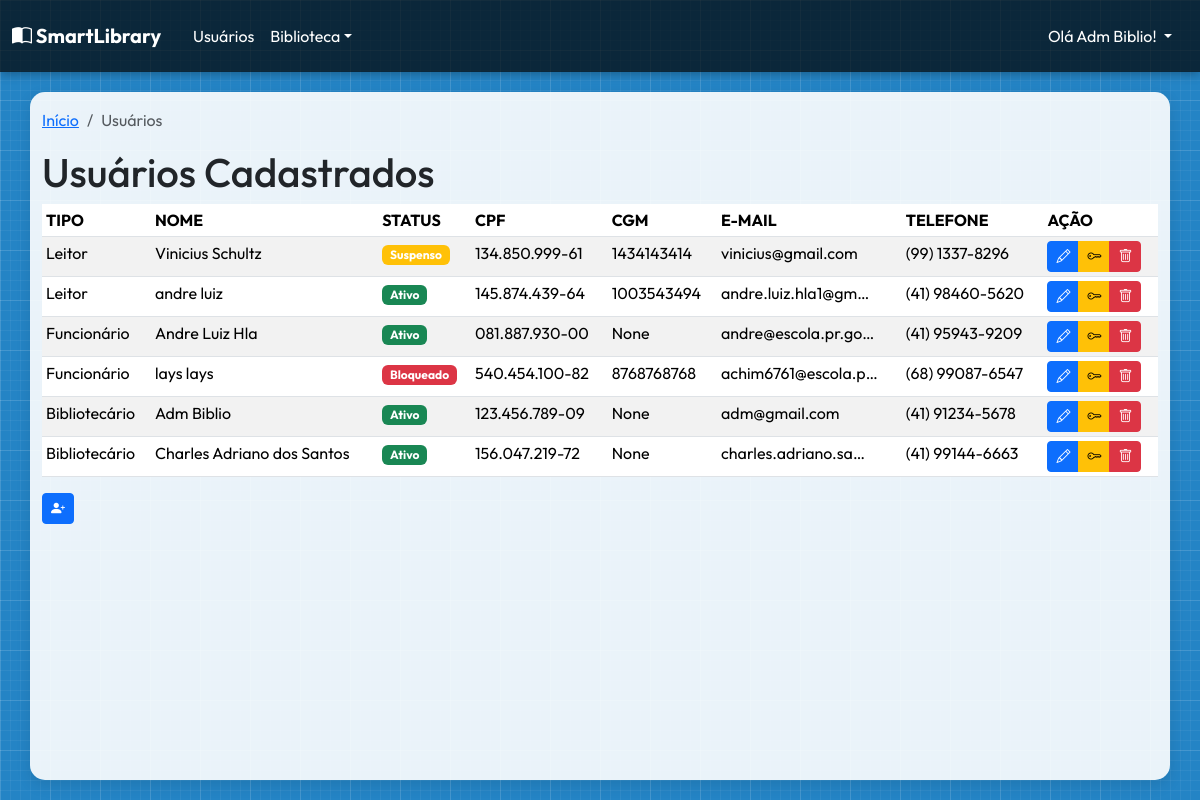
Page /user/ (signed in) on the committed database.
### user/models.py (models this page shows, shortened)
class User(AbstractUser):
    LEITOR = 0
    FUNCIONARIO = 1
    BIBLIOTECARIO = 2
    STATUS_ATIVO = 0
    STATUS_BLOQUEADO = 1
    STATUS_SUSPENSO = 2
    USERS_TYPES_LIST = [
        (LEITOR, "Leitor"),
        (FUNCIONARIO, "Funcionário"),
        (BIBLIOTECARIO, "Bibliotecário"),
    ]
    STATUS_CHOICES = [
        (STATUS_ATIVO, "Ativo"),
        (STATUS_BLOQUEADO, "Bloqueado"),
        (STATUS_SUSPENSO, "Suspenso"),
    ]
    type_user = models.PositiveSmallIntegerField(
        choices=USERS_TYPES_LIST, default=LEITOR, verbose_name="Tipo de Usuário"
    )
    status = models.PositiveSmallIntegerField(
        choices=STATUS_CHOICES, default=STATUS_ATIVO, verbose_name="Status"
    )
    last_modified_by = models.ForeignKey(
        "self",
        on_delete=models.SET_NULL,
        null=True,
        blank=True,
        related_name="modifier",
    )
    username = models.CharField(
        max_length=150,
        unique=True,
        verbose_name="Nome Completo",
        validators=[validate_name],
        help_text="Digite seu nome e sobrenome com letra maiúscula no começo",
    )
    cpf = models.CharField(
        max_length=11,
        unique=True,
        verbose_name="CPF",
        validators=[MinLengthValidator(11), validate_cpf],
        help_text="Não use pontos nem traços",
    )
    phone = models.CharField(
        max_length=11,
        verbose_name="Telefone",
        validators=[MinLengthValidator(10), validate_phone],
        help_text="Digite seu número de celular ou telefone fixo, adicione também seu DDD.",
    )
    cgm = models.CharField(
        max_length=10,
        blank=True,
        null=True,
        unique=True,
        verbose_name="CGM",
        validators=[validate_cgm],
        help_text="Código Geral de Matrícula (10 dígitos)",
    )
    USERNAME_FIELD = "username"
    REQUIRED_FIELDS = ["email", "phone", "cpf"]
    class Meta:
        verbose_name = "Usuário"
        verbose_name_plural = "Usuários"
        ordering = ["type_user", "username"]
    def __str__(self):
        return self.username
    def get_tipo_usuario_display(self):
        for numero, label in self.USERS_TYPES_LIST:
            if numero == self.type_user:
                return label
        return 0
    def phone_formatted(self):
        phone = self.phone
        if len(phone) == 11:
            return f'({phone[:2]}) {phone[2:7]}-{phone[7:]}'
        return f'({phone[:2]}) {phone[2:6]}-{phone[6:]}'
    def cpf_formatted(self):
        cpf = self.cpf
        return f"{cpf[:3]}.{cpf[3:6]}.{cpf[6:9]}-{cpf[9:]}" if cpf else ""

### user/views.py (the view)
# urls.py: path("", UserListView.as_view(), name="user_list"),
class UserListView(LibrarianPermissionMixin, ListView):
    login_url = reverse_lazy("user_login")
    model = User
    def get_context_data(self, **kwargs):
        context = super().get_context_data(**kwargs)
        context["tipos"] = {0: "Leitor", 1: "Funcionário", 2: "Bibliotecário"}
        return context

### user/views.py (called while the page is built)
    def dispatch(self, request, *args, **kwargs):
        if (
            not request.user.is_authenticated
            or request.user.type_user != User.BIBLIOTECARIO
            or not request.user.is_superuser
        ):
            messages.warning(
                request, "Acesso restrito a Bibliotecários e Administradores"
            )
            return HttpResponseRedirect(reverse_lazy("home_page"))
        return super().dispatch(request, *args, **kwargs)

### user/templates/user/user_list.html (shortened to what this page needs)
{% extends "base.html" %}
{% block breadcrumbs %}
    <ol class="breadcrumb">
        <li class="breadcrumb-item"><a href="{% url "home_page" %}">Início</a></li>
        <li class="breadcrumb-item active" aria-current="page">Usuários</li>
    </ol>
{% endblock breadcrumbs %}
{% block main_content %}
    <h1>Usuários Cadastrados</h1>
    {% if user_list %}
    <div class="table-responsive">
        <table class="table table-striped table-hover table-sm">
            <thead>
                <tr>
                    <th scope="col">TIPO</th>
                    <th scope="col">NOME</th>
                    <th scope="col">STATUS</th>
                    <th scope="col">CPF</th>
                    <th scope="col">CGM</th>
                    <th scope="col">E-MAIL</th>
                    <th scope="col">TELEFONE</th>
                    {% if user.type_user == 2 %}
                        <th scope="col">AÇÃO</th>
                    {% endif %}
                </tr>
            </thead>
            <tbody>
                {% for usuario in user_list %}
                    <tr>
                        <td>{{ usuario.get_tipo_usuario_display }}</td>
                        <td>{{ usuario.username|truncatechars:50 }}</td>
                        <td>
                            <span class="badge bg-{% if usuario.status == 0 %}success{% elif usuario.status == 1 %}danger{% else %}warning{% endif %}">
                                {{ usuario.get_status_display }}
                            </span>
                        </td>
                        <td>{{ usuario.cpf_formatted }}</td>
                        <td>{{ usuario.cgm }}</td>
                        <td>{{ usuario.email|truncatechars:20 }}</td>
                        <td>{{ usuario.phone_formatted }}</td>
                        {% if user.type_user == 2 %}
                        <td>
                            <div class="btn-group">
                                <a href="{% url 'user_update' pk=usuario.pk %}" class="btn btn-sm btn-primary" title="Editar" data-bs-toggle="tooltip" data-bs-title="Editar Usuário" >
                                    <i class="bi bi-pencil"></i>
                                </a>
                                <a href="{% url 'user_password' %}?user_id={{usuario.pk}}" class="btn btn-sm btn-warning" title="Resetar Senha" data-bs-toggle="tooltip" data-bs-title="Resetar Senha" >
                                    <i class="bi bi-key"></i>
                                </a>
                                <a href="{% url 'user_delete' pk=usuario.pk %}" class="btn btn-sm btn-danger" title="Excluir" data-bs-toggle="tooltip" data-bs-title="Excluir Usuário" >
                                    <i class="bi bi-trash"></i>
                                </a>
                            </div>
                        </td>
                        {% endif %}
                    </tr>
                {% endfor %}
            </tbody>
        </table>
    </div>
    {% else %}
        <p>Parece que não tem nada...</p>
    {% endif %}
    <div>
        {% if user.type_user == 2 %}<a href="{% url 'user_create' %}" class="btn btn-primary btn-sm" data-bs-toggle="tooltip" data-bs-title="Cadastrar Usuários" ><i class="bi bi-person-plus-fill"></i></a>{% endif %}
    </div>
{% endblock main_content %}

### user/templates/base.html (shortened to what this page needs)
<!DOCTYPE html>
<html lang="pt-br">
<head>
    <link href="https://cdn.jsdelivr.net/npm/bootstrap@5.3.6/dist/css/bootstrap.min.css" rel="stylesheet">
    <link rel="stylesheet" href="https://cdn.jsdelivr.net/npm/bootstrap-icons@1.13.1/font/bootstrap-icons.min.css">
    <link rel="stylesheet" href="https://cdnjs.cloudflare.com/ajax/libs/font-awesome/6.7.2/css/all.min.css">
</head>
<body>
    <header>
        <nav class="navbar navbar-expand-lg" data-bs-theme="dark" style="width: 100%;">
        <div class="container-fluid">
                <div class="logo">
                    <a class="navbar-brand" href="{% url "home_page" %}"><i class="bi bi-book-half"></i> SmartLibrary</a>
                </div>
                <div class="collapse navbar-collapse" id="navbarNavDropdown">
                    <ul class="navbar-nav flex-fill align-items-center">
                        {% if user.is_authenticated %}
                            {% if user.type_user == 2 %}
                                <li class="nav-item p-2">
                                    <a class="nav-link active button-jump" aria-current="page" href="{% url "user_list" %}">Usuários</a>
                                </li>
                            {% endif %}
                            <li class="nav-item dropdown">
                                <p class="dropdown-toggle text-white m-0" role="button" data-bs-toggle="dropdown" aria-expanded="false">Biblioteca</p>
                            </li>
                        {% endif %}
                    </ul>
                    <ul class="navbar-nav ms-auto">
                        {% if not user.is_authenticated %}
                            <li class="nav-item p-2">
                                <a class="nav-link active button-jump" href="{% url "user_login" %}"><i class="bi bi-person-circle"></i> Entrar</a>
                            </li>
                        {% else %}
                            <li class="nav-item dropdown p-2">
                                <a class="nav-link dropdown-toggle text-white" href="#" role="button" data-bs-toggle="dropdown" aria-expanded="false">
                                    Olá {{ user }}!
                                </a>
                            </li>
                        {% endif %}
                    </ul>
                </div>
            </div>
        </nav>
    </header>
    <main class="container">
        {% block breadcrumbs %}
        {% endblock breadcrumbs %}
        {% block main_content %}
        {% endblock main_content %}
    </main>
</body>
</html>

### rows in the picture
User: username "Adm Biblio", tipo_usuario "Bibliotecário", status "Ativo", cpf_formatted "123.456.789-09", cgm "None", email "adm@gmail.com", phone_formatted "(41) 91234-5678"
User: tipo_usuario "Leitor", username "Vinicius Schultz", status "Suspenso", cpf_formatted "134.850.999-61", cgm "1434143414", email "vinicius@gmail.com", phone_formatted "(99) 1337-8296"
User: tipo_usuario "Leitor", username "andre luiz", status "Ativo", cpf_formatted "145.874.439-64", cgm "1003543494", email "andre.luiz.hla1@gm…", phone_formatted "(41) 98460-5620"
User: tipo_usuario "Funcionário", username "Andre Luiz Hla", status "Ativo", cpf_formatted "081.887.930-00", cgm "None", email "andre@escola.pr.go…", phone_formatted "(41) 95943-9209"
User: tipo_usuario "Funcionário", username "lays lays", status "Bloqueado", cpf_formatted "540.454.100-82", cgm "8768768768", email "achim6761@escola.p…", phone_formatted "(68) 99087-6547"
User: tipo_usuario "Bibliotecário", username "Charles Adriano dos Santos", status "Ativo", cpf_formatted "156.047.219-72", cgm "None", email "charles.adriano.sa…", phone_formatted "(41) 99144-6663"
